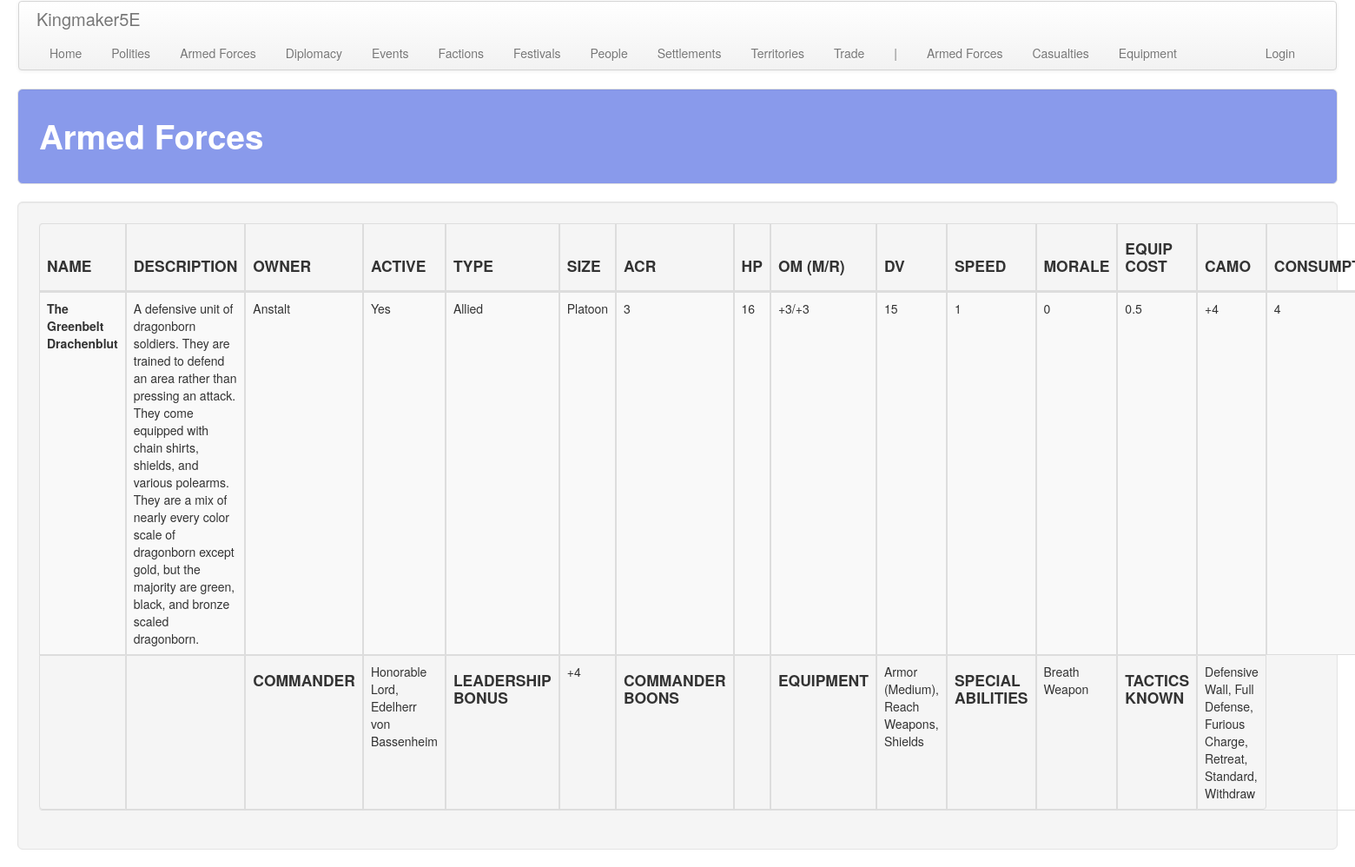
Page /armed_forces/ on the committed database.
### armed_forces/models.py (models this page shows, shortened)
class ArmedForce(models.Model):
    polity = models.ForeignKey(
        'polity.Polity', on_delete=models.SET_NULL,
        related_name='armed_force', related_query_name='armed_force',
        null=True, blank=True
    )
    active = models.BooleanField(default=True)
    name = models.CharField(max_length=default_max_length)
    desc = models.TextField(blank=True, default='')
    morale = models.IntegerField(default=0)
    speed = models.IntegerField(default=1)
    hit_die = models.IntegerField(default=10)
    type = models.ForeignKey(
        SoldierType, on_delete=models.SET_NULL, default=1,
        related_name='armed_force', related_query_name='armed_force',
        null=True, blank=True
    )
    size = models.ForeignKey(
        UnitType, on_delete=models.SET_NULL, default=1, null=True, blank=True,
        related_name='armed_force', related_query_name='armed_force',
    )
    commander = models.ForeignKey(
        'people.Person', on_delete=models.SET_NULL, default=None, null=True, blank=True,
        related_name='armed_force', related_query_name='armed_force',
    )
    equipment = models.ManyToManyField(
        Equipment, related_name='armed_force', related_query_name='armed_force', blank=True,
    )
    special_abilities = models.ManyToManyField(
        SpecialAbility, related_name='armed_force', related_query_name='armed_force', blank=True,
    )
    tactics_known = models.ManyToManyField(
        Tactic, related_name='armed_force', related_query_name='armed_force', blank=True, default=20,
    )
    custom_cr = models.FloatField(null=True, blank=True)
    mount_cr = models.FloatField(null=True, blank=True)

class SoldierType(models.Model):
    name = models.CharField(max_length=default_max_length)
    default_cr = models.FloatField(default=1)
    def __str__(self):
        return self.name

class UnitType(models.Model):
    name = models.CharField(max_length=default_max_length)
    num_soldiers = models.IntegerField(default=1)
    acr_mod = models.IntegerField(default=0)
    equip_cost_mult = models.FloatField(default=1)
    camo_mod = models.IntegerField(default=0)
    def __str__(self):
        return self.name

class SpecialAbility(models.Model):
    name = models.CharField(max_length=default_max_length)
    desc = models.TextField(blank=True)

### polity/models.py (models this page shows, shortened)
class Polity(models.Model):
    name = models.CharField(max_length=default_max_length)
    government = models.ForeignKey(
        Government, on_delete=models.CASCADE,
        related_name='polity', related_query_name='polity')
    alignment_lc = models.ForeignKey(
        AlignmentLC, on_delete=models.CASCADE,
        related_name='polity', related_query_name='polity')
    alignment_ge = models.ForeignKey(
        AlignmentGE, on_delete=models.CASCADE,
        related_name='polity', related_query_name='polity')
    treasury = models.IntegerField(default=0)
    unrest = models.IntegerField(default=0)
    fame = models.IntegerField(default=0)
    infamy = models.IntegerField(default=0)
    desc = models.TextField(default="", blank=True)
    tax_edict = models.ForeignKey(
        'core.TaxEdict', on_delete=models.CASCADE,
        related_name='polity', related_query_name='polity')
    promotion_edict = models.ForeignKey(
        'core.PromotionEdict', on_delete=models.CASCADE,
        related_name='polity', related_query_name='polity')
    holiday_edict = models.ForeignKey(
        'core.HolidayEdict', on_delete=models.CASCADE,
        related_name='polity', related_query_name='polity')
    recruitment_edict = models.ForeignKey(
        'core.RecruitmentEdict', on_delete=models.CASCADE,
        related_name='polity', related_query_name='polity')
    ruler_attribute_1 = models.ForeignKey(
        Attribute, on_delete=models.SET_NULL, null=True, blank=True,
        related_name='polity_ruler_1', related_query_name='polity_ruler_1')
    ruler_attribute_2 = models.ForeignKey(
        Attribute, on_delete=models.SET_NULL, null=True, blank=True,
        related_name='polity_ruler_2', related_query_name='polity_ruler_2')
    ruler_attribute_3 = models.ForeignKey(
        Attribute, on_delete=models.SET_NULL, null=True, blank=True,
        related_name='polity_ruler_3', related_query_name='polity_ruler_3')
    spymaster_attribute = models.ForeignKey(
        Attribute, on_delete=models.SET_NULL, null=True, blank=True,
        related_name='polity_spymaster', related_query_name='polity_spymaster')

### people/models.py (models this page shows, shortened)
class Person(models.Model):
    first_name = models.CharField(max_length=default_max_length)
    middle_name = models.CharField(max_length=default_max_length, blank=True)
    last_name = models.CharField(max_length=default_max_length, blank=True)
    gender = models.ForeignKey(
        Gender, on_delete=models.SET_NULL, related_name='person', related_query_name='person',
        blank=True, null=True,
    )
    noble_rank = models.ForeignKey(
        NobleRank, on_delete=models.SET_NULL, related_name='person', related_query_name='person',
        blank=True, null=True
    )
    awards = models.ManyToManyField(
        Award, blank=True,
        related_name='person', related_query_name='person',
    )
    hit_dice = models.IntegerField(default=1)
    str = models.IntegerField(default=10)
    dex = models.IntegerField(default=10)
    con = models.IntegerField(default=10)
    int = models.IntegerField(default=10)
    wis = models.IntegerField(default=10)
    cha = models.IntegerField(default=10)
    notes = models.TextField(blank=True)
    polity = models.ForeignKey(
        'polity.Polity', on_delete=models.SET_NULL,
        related_name='person', related_query_name='person',
        null=True, blank=True
    )
    advisor = models.ForeignKey(
        Advisor, on_delete=models.SET_NULL, null=True, blank=True,
        related_name='person', related_query_name='person'
    )
    leadership_role = models.ForeignKey(
        LeadershipRole, on_delete=models.SET_NULL, blank=True, null=True,
        related_name='person', related_query_name='person'
    )
    boons = models.ManyToManyField(
        'armed_forces.Boon', blank=True,
        related_name='person', related_query_name='person',
    )

class NobleRank(models.Model):
    rank = models.CharField(max_length=default_max_length)
    male_title = models.CharField(max_length=default_max_length)
    female_title = models.CharField(max_length=default_max_length)
    male_honorific = models.CharField(max_length=default_max_length)
    female_honorific = models.CharField(max_length=default_max_length)
    desc = models.TextField(blank=True)

### armed_forces/views.py (the view)
# urls.py: path('', views.armed_forces, name='armed_forces'),
def armed_forces(request):
    obj_plural_s = a_plural
    obj_plural = a_plural.replace(' ', '_')
    items = a_obj.objects.order_by('polity__name', 'name')
    for armed_force in items:
        get_armed_force_details(armed_force)
    return render(
        request, '%s/%s.html' % (app_name, obj_plural),
        {'title': obj_plural_s.title(), obj_plural: items}
    )

### common/military.py (called while the page is built)
def determine_acr(cr, acr_mod):
    steps = acr_mod
    acr = cr
    while steps != 0:
        if steps > 0 and acr >= 1:
            acr += steps
            break
        elif steps < 0 and ((acr + steps) >= 1):
            acr += steps
            break
        elif steps > 0 and acr < 1:
            steps -= 1
            acr = acr * 2
        elif steps < 0 and ((acr - 1) >= 1):
            steps += 1
            acr -= 1
        elif steps < 0 and acr > 0.125:
            steps += 1
            acr = acr/2
        elif steps == 0:
            break
        else:
            acr = 0
            break
    return acr

def get_equipment_details(equipment):
    reqs = []
    for requirement in equipment.requirements.all():
        reqs.append(requirement.name)
    equipment.requirements_string = ', '.join(reqs)
    equipment.om_melee_mod_string = get_signed_number(equipment.om_melee_mod + equipment.om_mod)['s']
    equipment.om_ranged_mod_string = get_signed_number(equipment.om_ranged_mod + equipment.om_mod)['s']
    equipment.om_mod_string = "%s/%s" % (equipment.om_melee_mod_string, equipment.om_ranged_mod_string)
    equipment.dv_mod_string = get_signed_number(equipment.dv_mod)['s']
    equipment.speed_mod_string = get_signed_number(equipment.speed_mod)['s']
    equipment.morale_mod_string = get_signed_number(equipment.morale_mod)['s']
    return {'equipment': equipment}

### common/utils.py (called while the page is built)
def get_ability_score_mod(score):
    mod = 0
    if score in [12, 13]: mod = 1
    elif score in [14, 15]: mod = 2
    elif score in [16, 17]: mod = 3
    elif score in [18, 19]: mod = 4
    elif score in [20, 21]: mod = 5
    elif score in [8, 9]: mod = -1
    elif score in [6, 7]: mod = -2
    elif score in [4, 5]: mod = -3
    elif score in [2, 3]: mod = -4
    elif score in [1]: mod = -5
    elif score in [22, 23]: mod = 6
    elif score in [24, 25]: mod = 7
    elif score in [26, 27]: mod = 8
    return {'mod': mod}

def get_signed_number(number):
    if number >= 0:
        s = '+%s' % number
    else:
        s = '-%s' % abs(number)
    return {'s': s}

def get_mixed_number_string(num):
    if num == 0:
        s = '0'
    elif num < 1:
        s = '%s/%s' % float(num).as_integer_ratio()
    else:
        s = '%s' % int(num)
    return s

### armed_forces/templates/armed_forces/armed_forces.html (shortened to what this page needs)
<!DOCTYPE html>
{% extends 'armed_forces/base.html' %}
{% load staticfiles %}
{% block table_header %}
    <th class="th_ccell"><h4>NAME</h4></th>
    <th class="th_ccell"><h4>DESCRIPTION</h4></th>
    <th class="th_ccell"><h4>OWNER</h4></th>
    <th class="th_ccell"><h4>ACTIVE</h4></th>
    <th class="th_ccell"><h4>TYPE</h4></th>
    <th class="th_ccell"><h4>SIZE</h4></th>
    <th class="th_ccell"><h4>ACR</h4></th>
    <th class="th_ccell"><h4>HP</h4></th>
    <th class="th_ccell"><h4>OM (M/R)</h4></th>
    <th class="th_ccell"><h4>DV</h4></th>
    <th class="th_ccell"><h4>SPEED</h4></th>
    <th class="th_ccell"><h4>MORALE</h4></th>
    <th class="th_ccell"><h4>EQUIP COST</h4></th>
    <th class="th_ccell"><h4>CAMO</h4></th>
    <th class="th_ccell"><h4>CONSUMPTION</h4></th>
{% endblock %}
{% block table_body %}
    {% for armed_force in armed_forces %}
        <tr>
            <td class="tb_ccell"><b>{{ armed_force.name }}</b></td>
            <td class="tb_ccell">{{ armed_force.desc }}</td>
            <td class="tb_lcell">{{ armed_force.polity.name }}</td>
            <td class="tb_lcell">
                {% if armed_force.active %}
                    Yes
                {% else %}
                    In Reserve
                {% endif %}
            </td>
            <td class="tb_ccell">{{ armed_force.type }}</td>
            <td class="tb_ccell">{{ armed_force.size }}</td>
            <td class="tb_ccell">{{ armed_force.acr_string }}</td>
            <td class="tb_ccell">{{ armed_force.hp }}</td>
            <td class="tb_ccell">{{ armed_force.om_string }}</td>
            <td class="tb_ccell">{{ armed_force.dv }}</td>
            <td class="tb_ccell">{{ armed_force.speed }}</td>
            <td class="tb_ccell">{{ armed_force.morale }}</td>
            <td class="tb_ccell">{{ armed_force.equip_cost_mult }}</td>
            <td class="tb_ccell">
                {% if armed_force.camo_mod == 0 %}
                    N/A
                {% else %}
                    {{ armed_force.camo_mod_string }}
                {% endif %}
            </td>
            <td class="tb_ccell">{{ armed_force.consumption }}</td>
        </tr>
        <tr>
            <td></td>
            <td></td>
            <td><h4>COMMANDER</h4></td>
            <td>
                {% if armed_force.commander %}
                    {% if armed_force.commander.noble_rank is not None %}
                        {% if armed_force.commander.gender.name == "Female" %}
                            {{ armed_force.commander.noble_rank.female_honorific }},
                        {% else %}
                            {{ armed_force.commander.noble_rank.male_honorific }},
                        {% endif %}
                    {% endif %}
                    {% if armed_force.commander.noble_rank is not None %}
                        {% if armed_force.commander.gender.name == "Female" %}
                            {{ armed_force.commander.noble_rank.female_title }}
                        {% else %}
                            {{ armed_force.commander.noble_rank.male_title }}
                        {% endif %}
                    {% endif %}
                    {{ armed_force.commander.last_name }}
                {% else %}
                    None
                {% endif %}
            </td>
            <td><h4>LEADERSHIP BONUS</h4></td>
            <td>{{ armed_force.leadership_bonus_string }}</td>
            <td><h4>COMMANDER BOONS</h4></td>
            <td>{{ armed_force.commander_boons }}</td>
            <td><h4>EQUIPMENT</h4></td>
            <td>{{ armed_force.equipment_string }}</td>
            <td><h4>SPECIAL ABILITIES</h4></td>
            <td>{{ armed_force.special_abilities_string }}</td>
            <td><h4>TACTICS KNOWN</h4></td>
            <td>{{ armed_force.tactics_known_string }}</td>
        </tr>
    {% endfor %}
{% endblock %}

### static/css/custom.css (style rules this page uses)
.th_ccell { text-align: center; padding: 20px 20px 20px 20px; }
.tb_ccell { text-align: center; padding: 20px 20px 20px 20px; }
.tb_lcell { text-align: left; padding: 20px 20px 20px 20px; }

### static/css/hexagons.css (style rules this page uses)
* { margin: 0; padding: 0; }

### rows in the picture
ArmedForce: name "The Greenbelt Drachenblut", desc "A defensive unit of dragonborn soldiers. They are trained to defend an area rather than pressing an attack. They come equipped with chain shirts, shields, and various polearms. They are a mix of nearly every color scale of dragonborn except gold, but the majority are green, black, and bronze scaled dragonborn.", polity.name "Anstalt", active "Yes", type "Allied", size "Platoon", acr_string "3", hp "16", om_string "+3/+3", dv "15", speed "1", morale "0", equip_cost_mult "0.5", camo_mod_string "+4", consumption "4", commander.noble_rank.male_honorific "Honorable Lord", commander.noble_rank.male_title "Edelherr", commander.last_name "von Bassenheim", leadership_bonus_string "+4", equipment_string "Armor (Medium), Reach Weapons, Shields", special_abilities_string "Breath Weapon", tactics_known_string "Defensive Wall, Full Defense, Furious Charge, Retreat, Standard, Withdraw"

### other values in the picture
{{ title }} "Armed Forces"
